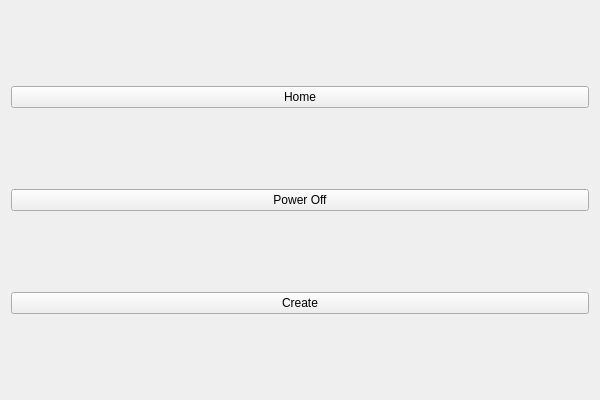
<?xml version="1.0" encoding="UTF-8"?>
<ui version="4.0">
 <class>OptionsMenu</class>
 <widget class="QWidget" name="OptionsMenu"> <!-- 改为 QWidget -->
  <property name="geometry">
   <rect>
    <x>0</x>
    <y>0</y>
    <width>600</width>
    <height>400</height>
   </rect>
  </property>
  <property name="windowTitle">
   <string>Options Menu</string>
  </property>
  <layout class="QVBoxLayout" name="verticalLayout">
   <item>
    <widget class="QPushButton" name="homeButton">
     <property name="text">
      <string>Home</string>
     </property>
    </widget>
   </item>
   <item>
    <widget class="QPushButton" name="powerOffButton">
     <property name="text">
      <string>Power Off</string>
     </property>
    </widget>
   </item>
   <item>
    <widget class="QPushButton" name="createButton">
     <property name="text">
      <string>Create</string>
     </property>
    </widget>
   </item>
  </layout>
 </widget>
 <resources/>
 <connections/>
</ui>
